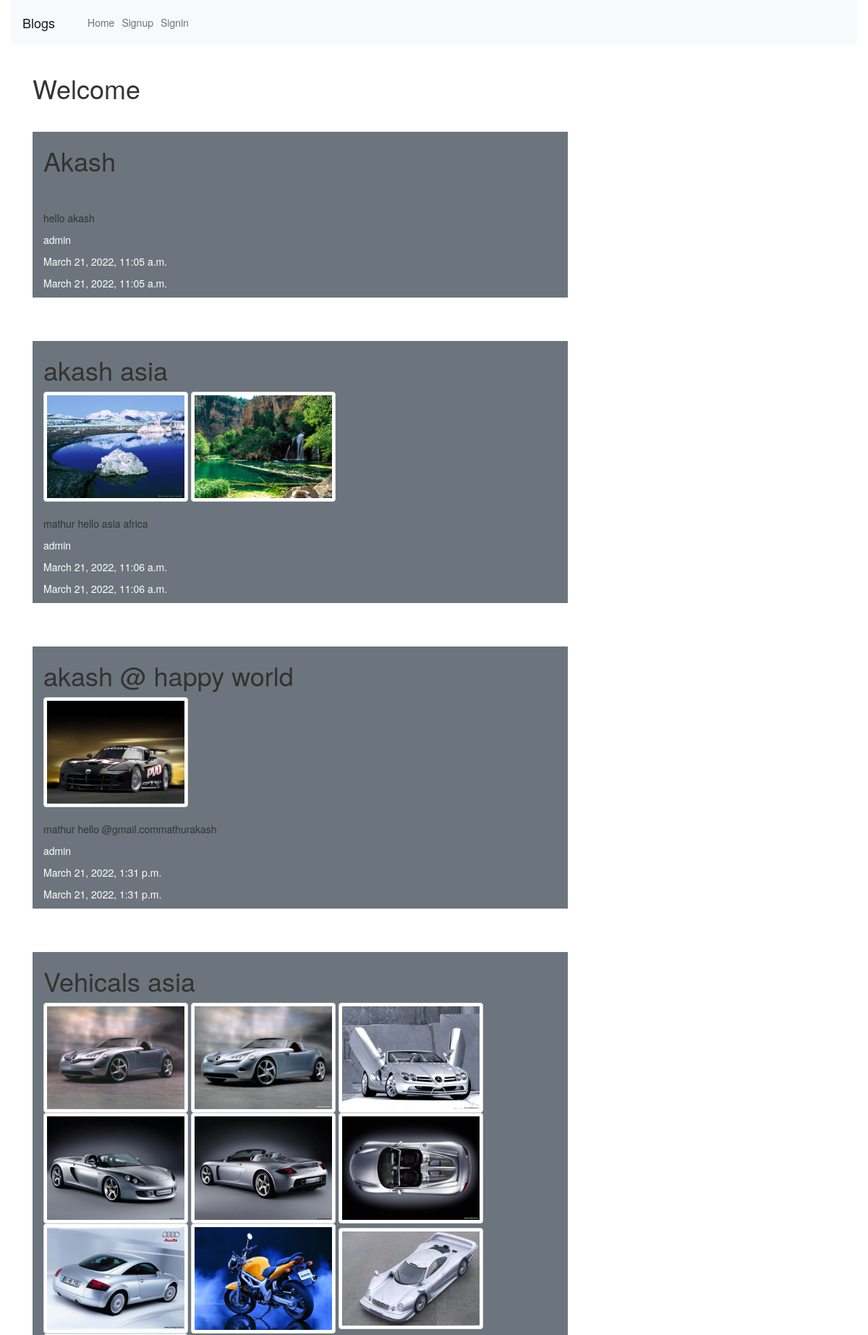
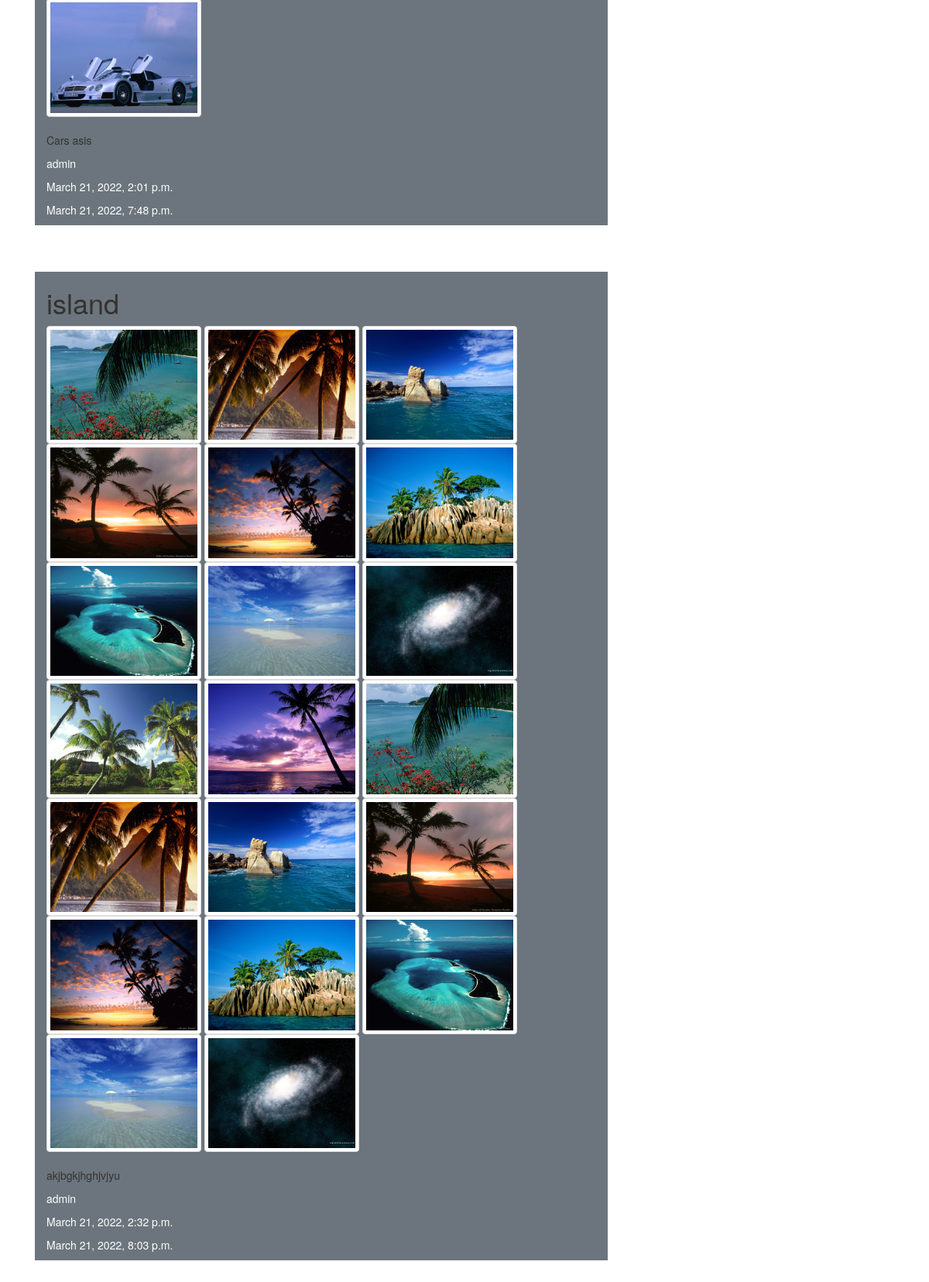
The page / on the database its author committed (2 pictures, top to bottom).
### blog/models.py (models this page shows, shortened)
class Blog(models.Model):
    author=models.ForeignKey(User,on_delete=models.CASCADE)
    title=models.CharField(max_length=200)
    description=models.TextField(max_length=10000)
    created_on=models.DateTimeField(auto_now_add=True)
    updated_on=models.DateTimeField(auto_now_add=True)

class Images(models.Model):
    blogtitle = models.ForeignKey(Blog, default=None, on_delete=models.CASCADE)
    image = models.ImageField(upload_to="img",default="None")

### blog/views.py (the view)
# urls.py: 2. Add a URL to urlpatterns:  path('', views.home, name='home')
def home(request):
    blog=Blog.objects.all()
    images=Images.objects.all()
    return render(request,'blog/home.html',{'blogs':blog,'images':images})

### blog/templates/blog/home.html (shortened to what this page needs)
{% extends 'blog/base.html' %}
{% block body %}
<div class="container">
    <h1>Welcome</h1>
    {% for blog in blogs %}
        <div class="col-md-8 bg-secondary my-5">
            <h1>
                {{blog.title}}
            </h1>
            {% for img in images %}
            {% if img.blogtitle.title == blog.title  %}
                <img src="{{img.image.url}}" alt="image" class="img-thumbnail" height="200px" width="200px">
            {% endif %}
        {% endfor %}
            <p>{{blog.description}}</p>
            <p class="text-white"> {{blog.author}}</p>
            <p class="text-white"> {{blog.created_on}}</p>
            <p class="text-white"> {{blog.updated_on}}</p>
        </div>
        {% endfor %}
</div>
{% endblock body %}

### blog/templates/blog/base.html (shortened to what this page needs)
<!DOCTYPE html>
<html lang="en">
<head>
<link href="https://cdn.jsdelivr.net/npm/bootstrap@5.1.3/dist/css/bootstrap.min.css" rel="stylesheet">
<link rel="stylesheet" type="text/css" href="//netdna.bootstrapcdn.com/bootstrap/3.1.1/css/bootstrap.min.css">
</head>
<body>
    <div class="container-fluid">
    <nav class="navbar navbar-expand-lg navbar-light bg-light">
        <a class="navbar-brand" href="#">Blogs</a>
        <div class="collapse navbar-collapse" id="navbarSupportedContent">
          <ul class="navbar-nav mr-auto">
            {% if not name %}
            <li class="nav-item active">
              <a class="nav-link" href="{%url 'home'%}">Home </a>
            </li>
            <li class="nav-item">
                <a class="nav-link" href="{%url 'signup'%}">Signup</a>
              </li>
              <li class="nav-item">
                <a class="nav-link" href="{%url 'signin'%}">Signin</a>
              </li>
            {% endif %}
          </ul>
        </div>
      </nav>
    </div>
      {% block body %}
      {% endblock body %}
</body>
</html>

### rows shown on the page
Blog: title "Akash", description "hello akash", author "admin", created_on "March 21, 2022, 11:05 a.m.", updated_on "March 21, 2022, 11:05 a.m."
Blog: title "akash asia", description "mathur hello asia africa", author "admin", created_on "March 21, 2022, 11:06 a.m.", updated_on "March 21, 2022, 11:06 a.m."
Images: image (picture)
Images: image (picture)
Blog: title "akash @ happy world", description "mathur hello @gmail.commathurakash", author "admin", created_on "March 21, 2022, 1:31 p.m.", updated_on "March 21, 2022, 1:31 p.m."
Images: image (picture)
Blog: title "Vehicals asia", description "Cars asis", author "admin", created_on "March 21, 2022, 2:01 p.m.", updated_on "March 21, 2022, 7:48 p.m."
Images: image (picture)
Images: image (picture)
Images: image (picture)
Images: image (picture)
Images: image (picture)
Images: image (picture)
Images: image (picture)
Images: image (picture)
Images: image (picture)
Images: image (picture)
Blog: title "island", description "akjbgkjhghjvjyu", author "admin", created_on "March 21, 2022, 2:32 p.m.", updated_on "March 21, 2022, 8:03 p.m."
Images: image (picture)
Images: image (picture)
Images: image (picture)
Images: image (picture)
Images: image (picture)
Images: image (picture)
Images: image (picture)
Images: image (picture)
Images: image (picture)
Images: image (picture)
Images: image (picture)
Images: image (picture)
Images: image (picture)
Images: image (picture)
Images: image (picture)
Images: image (picture)
Images: image (picture)
Images: image (picture)
Images: image (picture)
Images: image (picture)
